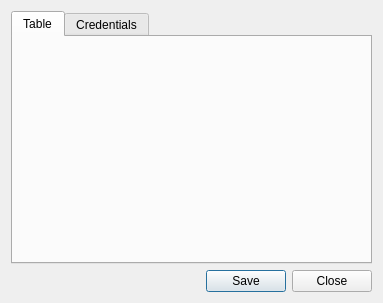
<?xml version="1.0" encoding="UTF-8"?>
<ui version="4.0">
 <class>SettingsDialog</class>
 <widget class="QDialog" name="SettingsDialog">
  <property name="geometry">
   <rect>
    <x>0</x>
    <y>0</y>
    <width>383</width>
    <height>303</height>
   </rect>
  </property>
  <property name="windowTitle">
   <string>Dialog</string>
  </property>
  <layout class="QVBoxLayout" name="verticalLayout_2" stretch="0,0">
   <item>
    <widget class="QTabWidget" name="tabWidget">
     <property name="tabPosition">
      <enum>QTabWidget::North</enum>
     </property>
     <property name="tabShape">
      <enum>QTabWidget::Rounded</enum>
     </property>
     <property name="currentIndex">
      <number>0</number>
     </property>
     <property name="documentMode">
      <bool>false</bool>
     </property>
     <property name="tabsClosable">
      <bool>false</bool>
     </property>
     <widget class="QWidget" name="tabTable">
      <attribute name="title">
       <string>Table</string>
      </attribute>
      <layout class="QVBoxLayout" name="layoutTable"/>
     </widget>
     <widget class="QWidget" name="tab_2">
      <attribute name="title">
       <string>Credentials</string>
      </attribute>
     </widget>
    </widget>
   </item>
   <item>
    <widget class="QDialogButtonBox" name="btnBox">
     <property name="orientation">
      <enum>Qt::Horizontal</enum>
     </property>
     <property name="standardButtons">
      <set>QDialogButtonBox::Close|QDialogButtonBox::Save</set>
     </property>
     <property name="centerButtons">
      <bool>false</bool>
     </property>
    </widget>
   </item>
  </layout>
 </widget>
 <resources/>
 <connections>
  <connection>
   <sender>btnBox</sender>
   <signal>accepted()</signal>
   <receiver>SettingsDialog</receiver>
   <slot>accept()</slot>
   <hints>
    <hint type="sourcelabel">
     <x>248</x>
     <y>254</y>
    </hint>
    <hint type="destinationlabel">
     <x>157</x>
     <y>274</y>
    </hint>
   </hints>
  </connection>
  <connection>
   <sender>btnBox</sender>
   <signal>rejected()</signal>
   <receiver>SettingsDialog</receiver>
   <slot>reject()</slot>
   <hints>
    <hint type="sourcelabel">
     <x>316</x>
     <y>260</y>
    </hint>
    <hint type="destinationlabel">
     <x>286</x>
     <y>274</y>
    </hint>
   </hints>
  </connection>
 </connections>
</ui>
